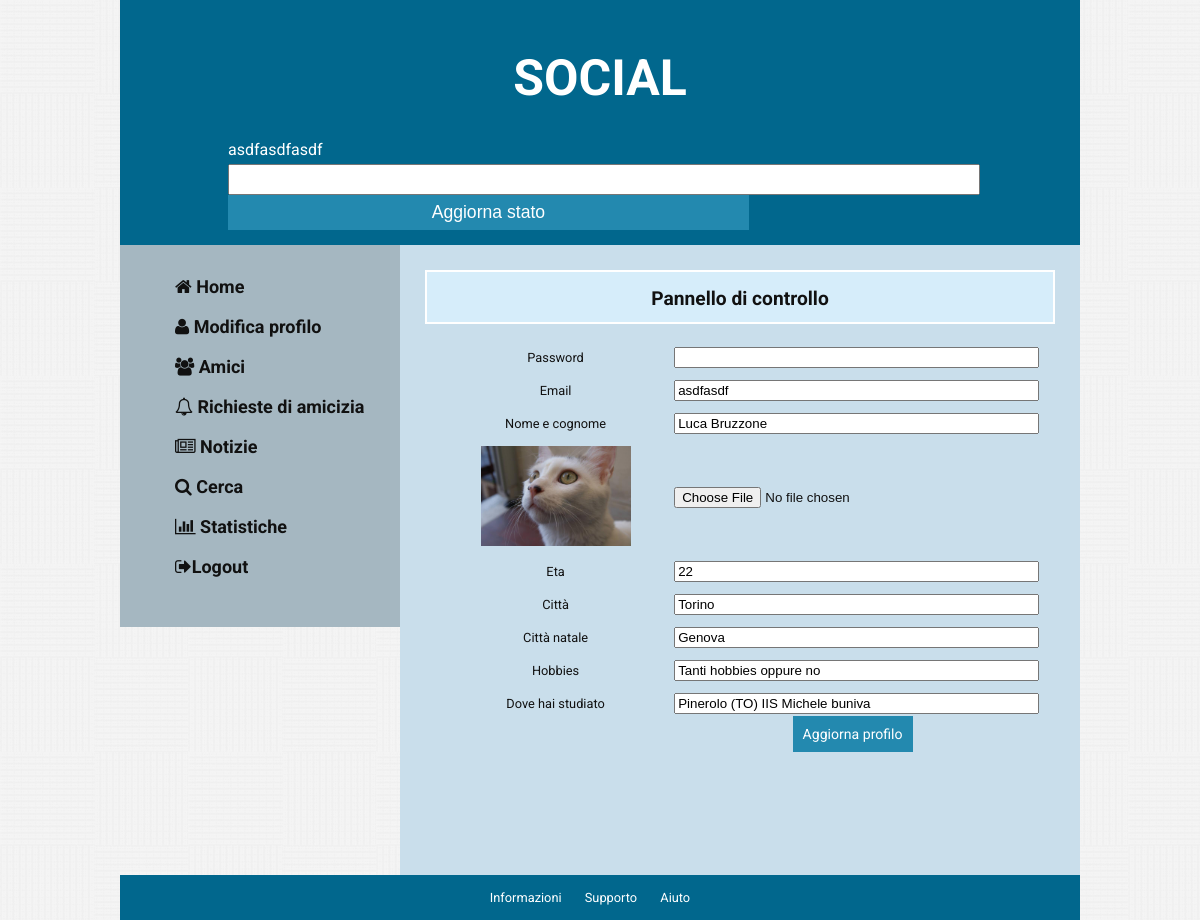
Page /?a=profilo (signed in) on the committed database.
### tables this page shows
CREATE TABLE IF NOT EXISTS `notizie` (
`id` int(11) NOT NULL,
  `testo` varchar(140) NOT NULL,
  `data` datetime NOT NULL,
  `id_utente` int(11) NOT NULL,
  `like` int(11) DEFAULT '0',
  `dislike` int(11) DEFAULT '0'
);

CREATE TABLE IF NOT EXISTS `utenti` (
`id` int(11) NOT NULL,
  `username` varchar(45) NOT NULL,
  `password` varchar(45) NOT NULL,
  `nome_cognome` varchar(45) NOT NULL,
  `immagine` varchar(150) DEFAULT NULL,
  `testo` mediumtext,
  `eta` int(11) DEFAULT NULL,
  `citta` varchar(50) DEFAULT NULL,
  `cittanatale` varchar(50) DEFAULT NULL,
  `hobbies` varchar(180) DEFAULT NULL,
  `studio` varchar(180) DEFAULT NULL,
  `email` varchar(45) NOT NULL
);

### index.php (called while the page is built, shortened)
<?php
include_once __DIR__.'/include/notizie.php';
include_once __DIR__.'/include/user.php';
$action = $_GET['a'];
$content = '404 Pagina non trovata';
$stato = Notizie::getStato();
switch($action){
  case 'profilo':
  if ($_SERVER['REQUEST_METHOD'] === 'GET') {
    $content = Utente::getPanel($_SESSION['id']);
  }
  else {
    die(Utente::updateUser($_SESSION['id']));
  }
  break;
}
include __DIR__.'/tema/default.php';

### include/dbConn.php (called while the page is built, shortened)
<?php
class Database{
  private $host = 'localhost';
  private $user = 'root';
  private $password = '';
  private static $singleton = null ;
  public function __construct(){
    $this->conn = mysql_connect($this->host, $this->user, $this->password)
      or die ('connessione non riuscita: ' . mysql_error() );
  }
  public static function getInstance(){
    if(Database::$singleton === null){
      Database::$singleton = new Database();
    }
    return Database::$singleton;
  }
}

### include/notizie.php (called while the page is built, shortened)
<?php
include_once __DIR__.'/dbConn.php';
class Notizie {
  public static function getStato(){
    $db = Database::getInstance();
    $q = mysql_query('SELECT notizie.testo FROM notizie WHERE id_utente='.$_SESSION['id'].' ORDER BY id DESC LIMIT 1;', $db->conn)
     or die(mysql_error());
    if(mysql_num_rows($q) > 0){
      $user_obj = mysql_fetch_object($q);
      $user_obj->testo = stripslashes($user_obj->testo);
      return $user_obj->testo;
    }
    else {
      return null;
    }
  }
}

### include/user.php (the view, shortened to what this page needs)
<?php
  include_once __DIR__.'/dbConn.php';
  class Utente {
    public static function get($utente){
      $utente = intval($utente);
      $db = Database::getInstance();
      $q = mysql_query("SELECT * FROM utenti WHERE id=$utente LIMIT 1", $db->conn) or die(mysql_error());
      if(mysql_num_rows($q) > 0) {
        return mysql_fetch_object($q);
      }
      else {
        return null;
      }
    }
    public static function getPanel($id){
      $row = Utente::get($id);
      $content = "
      <div id='content_header'>
        <div id='intestazione'>
          <h2>Pannello di controllo</h2>
        </div>
        <div id='replace_div'>
          <table>
            <input type='hidden' id='id' value='$id' />
            <tr>
              <td>Password</td>
              <td><input type='password' id='password' required /></td>
            </tr>
            <tr>
              <td>Email</td>
              <td><input type='text' id='email' value='$row->email' required /></td>
            </tr>
            <tr>
              <td>Nome e cognome</td>
              <td><input type='text' id='nome_cognome' value='$row->nome_cognome' required /></td>
            </tr>
            <tr>";
            if ($row->immagine != ''){
              $content .= "<td><img src='./asset/img/$row->immagine' width='150px' /></td>";
            }
            $content .= "
              <td><span id='immagine'><input type='file' name='fileToUpload' id='fileToUpload' onchange='uploadFile();'/></span></td>
            </tr>
            <tr>
              <td>Eta</td>
              <td><input type='number' id='eta' value='$row->eta' required /></td>
            </tr>
            <tr>
              <td>Citt&agrave;</td>
              <td><input type='text' id='citta' value='$row->citta' required /></td>
            </tr>
            <tr>
              <td>Citt&agrave; natale</td>
              <td><input type='text' id='cittanatale' value='$row->cittanatale' required /></td>
            </tr>
            <tr>
              <td>Hobbies</td>
              <td><input type='text' id='hobbies' value='$row->hobbies' required /></td>
            </tr>
            <tr>
              <td>Dove hai studiato</td>
              <td><input type='text' id='studio' value='$row->studio' required /></td>
            </tr>
            <tr>
              <td></td><td><a id='cambia_utente' class='button' href='javascript:updateUser();'>Aggiorna profilo</a></td>
            </tr>
          </table>
        </div>
      </div>";
      return $content;
    }
  }

### tema/default.php (shortened to what this page needs)
<!doctype html>
<html class="no-js" lang="it">
<head>
  <link rel="stylesheet" type="text/css" href="./asset/stile.css" />
  <link rel="stylesheet" type="text/css" href="./asset/font-awesome/css/font-awesome.min.css" />
</head>
<body>
  <div id="container">
    <div id="header">
      <h1>Social</h1>
      <?php if(isset($_SESSION['id']) && isset($_GET['a'])){ ?>
      <div id="dyn_status">
        <div id="status"><?php echo $stato ?></div>
        <div id="form">
          <input id="newstatus" type="text"/>
          <button id="update_btn">Aggiorna stato</button>
        </div>
      </div>
    <?php } ?>
    </div>
    <div id="navigation">
      <ul>
        <?php if (isset($_GET['a'])) { ?>
        <li><a href="./?a=home"><i class="fa fa-home"></i> Home</a></li>
        <li><a href="./?a=profilo"><i class="fa fa-user"></i> Modifica profilo</a></li>
        <li><a href="./?a=amici"><i class="fa fa-users"></i> Amici</a></li>
        <li><a href="./?a=richiesta_amicizia"><i class="fa fa-bell-o"></i> Richieste di amicizia</a></li>
        <li><a href="./?a=notizie"><i class="fa fa-newspaper-o"></i> Notizie</a></li>
        <li><a href="./?a=search"><i class="fa fa-search"></i> Cerca</a></li>
        <li><a href="./?a=statistiche"><i class="fa fa-bar-chart"></i> Statistiche</a></li>
        <?php if(isset($_SESSION['id'])) { ?>
        <li> <a href="./?a=logout"><i class="fa fa-sign-out"></i>Logout</a></li>
        <?php } ?>
        <?php } else { ?>
          <li><a href="./admin.php?p=list"><i class="fa fa-users"></i>Lista utenti</a></li>
          <li><a href="./admin.php?p=notizie"><i class="fa fa-newspaper-o"></i>Ultime notizie</a></li>
          <li> <a href="./admin.php?p=logout"><i class="fa fa-sign-out"></i>Logout</a></li>
        <?php } ?>
      </ul>
    </div>
    <div id="content">
        <?php echo $content ?>
    </div>
    <div id="footer">
      <a href="#">Informazioni</a> <a href="#">Supporto</a> <a href="#">Aiuto</a>
    </div>
  </div>
</body>
</html>

### asset/stile.css (style rules this page uses)
body { font-family: 'Roboto', 'Gill', 'Helvetica', sans-serif; margin:0; padding:0; background: url("./img/pw_pattern.png"); text-align: justify; color: #111; }
#container { width:80%; min-width: 700px; margin: 0 auto; }
#header { padding: 15px; min-height: 150px; background-color: #01678D; }
#header h1 { text-align: center; color: #fff; font-size: 50px; text-transform: uppercase; }
#dyn_status { width:80%; margin:0 auto; color:#fff; }
#dyn_status #status { padding-bottom:5px; }
#dyn_status input { min-width:100%; height:25px; }
button { position: relative; vertical-align: top; height: 35px; width:70%; padding: 0; font-size: 1.1em; color: white; text-align: center; background: #2389AF; border:0; }
#navigation { padding: 15px; width: 250px; float: left; background-color: #A5B7C1; }
#navigation li { list-style-type: none; height:40px; }
#navigation li a { font-weight: bold; color: #111; text-decoration: none; font-size: 18px; }
#content { margin-left:280px; padding: 15px ; background-color: #C9DEEB; min-height: 600px; }
#content #content_header { margin: 10px; background-color: #D6EDFA; border: 2px solid #fff; font-size: 0.8em; height:50px; }
#footer { background-color: #01678D; padding: 15px 15px 15px 15px; font-size: 0.8em; text-align: center; }
#footer a { text-decoration: none; color:#fff; padding-right: 20px; }
table { padding: 15px; width: 100%; }
table td { padding: 5px; text-align: center; }
#intestazione h2 { text-align: center; margin: 15px; }
table input { width: 100% }
.button { text-decoration: none; background-color: #EEEEEE; color: #333333; padding: 10px; position: relative; vertical-align: top; height: 100%; width:70%; font-size: 1.1em; color: white; text-align: center; background: #2389AF; border:0; }

### rows in the picture
notizie: testo "asdfasdfasdf"
utenti: email "asdfasdf", nome_cognome "Luca Bruzzone", immagine (picture), eta "22", citta "Torino", cittanatale "Genova", hobbies "Tanti hobbies oppure no", studio "Pinerolo (TO) IIS Michele buniva"
